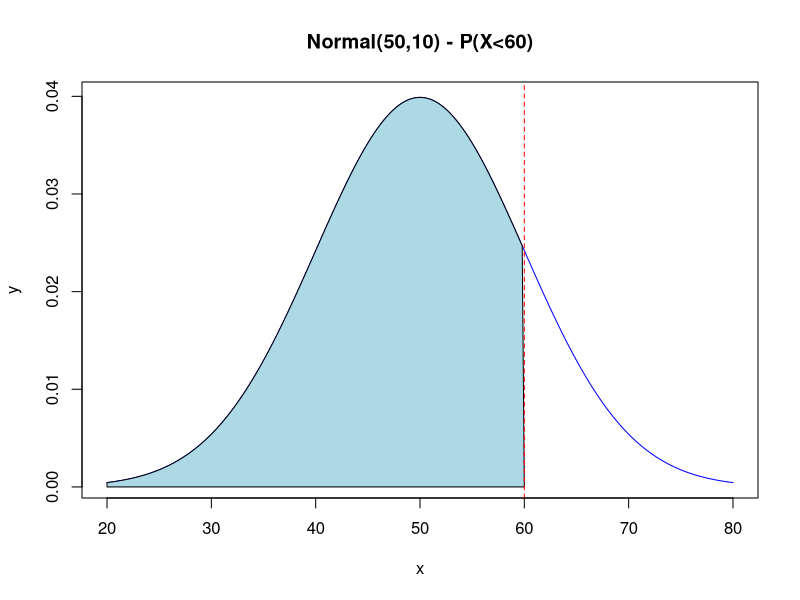

R code for this plot:
# Normal probability + visualization
prob <- pnorm(60, mean=50, sd=10)
cat("P(X<60) =", prob, "\n")

dev.new()
x <- seq(20,80,length=200)
y <- dnorm(x,50,10)
plot(x,y,type="l",main="Normal(50,10) - P(X<60)",col="blue")
polygon(c(20,x[x<=60],60),c(0,y[x<=60],0),col="lightblue")
abline(v=60,col="red",lty=2)
